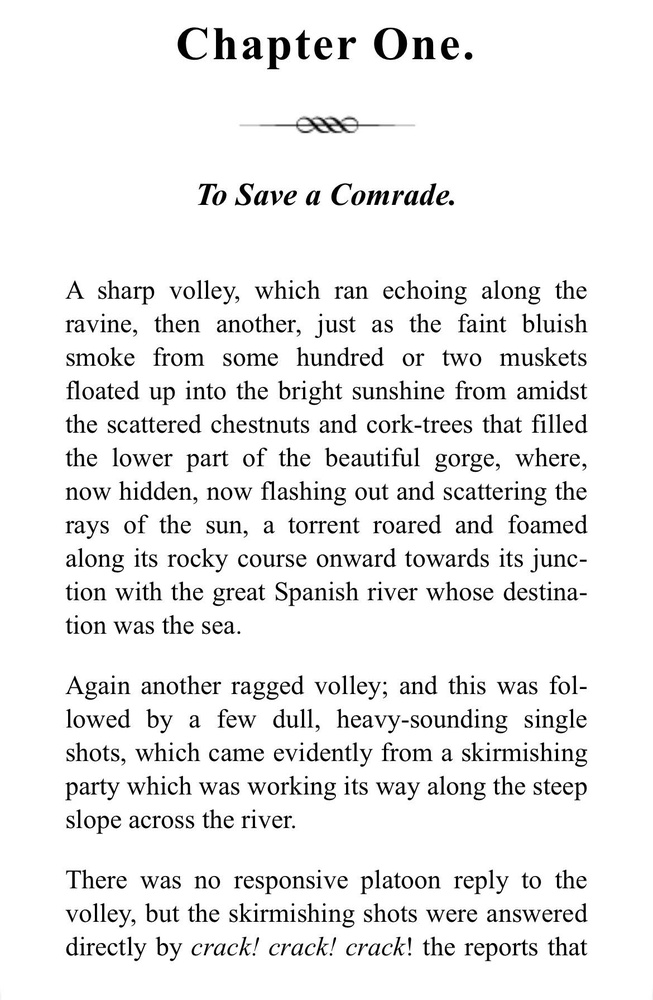
#> input picture IMAGE_TO_TEXT/page_1.jpg, 653 x 1000 px, shrunk from 1170 x 1791 before the run
$ python italic.py
#> lines starting #> are read from the running program, lines starting #| are printed output that depends on the picture; after the words box and inside, x2 and y2 are one past the last pixel; in counts of white or black regions, pixels touching at a corner belong together; long printed decimals are rounded
import cv2
import pytesseract

def get_skew_ratio(image):
    """
    Returns the skew ratio of the image.
    """
    # Convert to grayscale
    gray = cv2.cvtColor(image, cv2.COLOR_BGR2GRAY)

    # Invert the image
    gray = 255 - gray

    # Apply threshold to get image with only black and white
    _, thresh = cv2.threshold(gray, 0, 255, cv2.THRESH_BINARY | cv2.THRESH_OTSU)

    # Find all the contours in the image
    contours, _ = cv2.findContours(thresh, cv2.RETR_LIST, cv2.CHAIN_APPROX_SIMPLE)

    # Calculate skewness
    total = 0
    for contour in contours:
        total += cv2.contourArea(contour)

    return total / (image.shape[0] * image.shape[1])

# Load the image
image = cv2.imread('page_1.jpg')
#> image is the input picture: shape (1000, 653, 3); min 0, max 255, mean 237.6

# Convert the image to grayscale
gray = cv2.cvtColor(image, cv2.COLOR_BGR2GRAY)

# Apply threshold to convert to binary
_, binary = cv2.threshold(gray, 0, 255, cv2.THRESH_BINARY_INV | cv2.THRESH_OTSU)
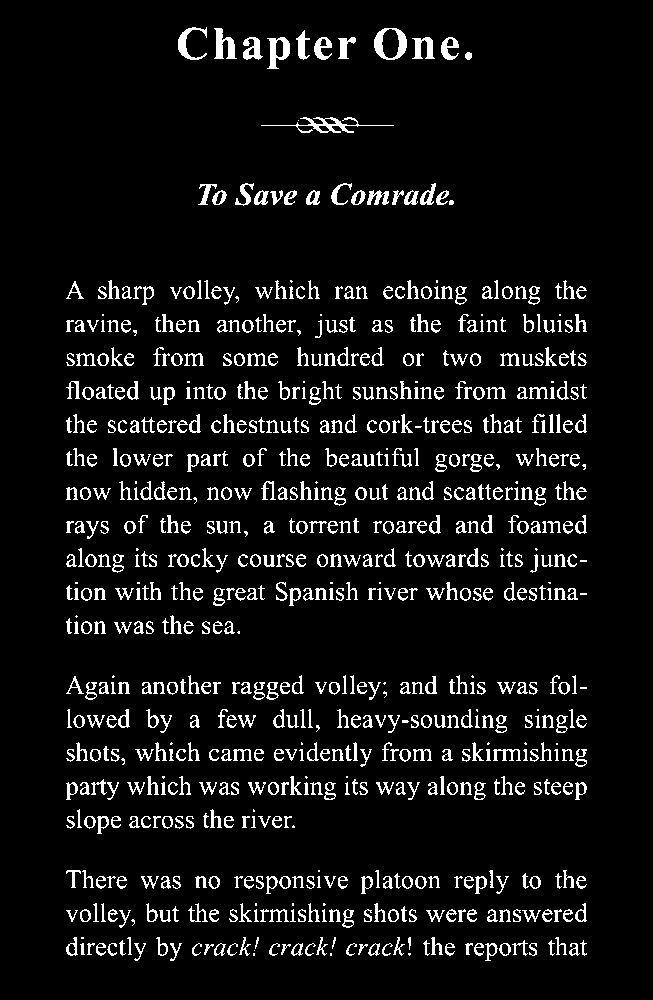
#> binary: shape (1000, 653); 7.3% white in thin lines or dots, all inside (x1, y1, x2, y2) = (66, 27, 587, 961)

# Find contours
contours, _ = cv2.findContours(binary, cv2.RETR_EXTERNAL, cv2.CHAIN_APPROX_SIMPLE)
#> contours = 761 contours, 131 with area under 20; largest, box (x1, y1, x2, y2) and area: (374, 28, 407, 60) 814, (267, 37, 290, 69) 424, (261, 117, 394, 133) 369, (214, 28, 237, 59) 310, (178, 27, 207, 60) 254

# Iterate over contours

print("Number of characters in image: ", len(contours))
#| Number of characters in image:  761

skew_list = []
for contour in contours:
    # Filter out small contours
    if cv2.contourArea(contour) > 50:
        # Calculate bounding rectangle
        x, y, w, h = cv2.boundingRect(contour)


        # Extract character region
        character = image[y:y+h, x:x+w]

        skew_value = get_skew_ratio(character)
        if skew_value > 1:
            # draw red bounding rectange
            cv2.rectangle(image, (x, y), (x+w, y+h), (0, 0, 255), 2)


        skew_list.append(get_skew_ratio(image[y:y+h, x:x+w]))
#> this loop made 761 passes
#> (x, y, w, h, skew_value) on passes 22, 36: (214, 943, 12, 13, 0.16), (431, 937, 12, 18, 0.28)
#> (x, y, w, h, skew_value) on passes 8, 10, 11, 16, 19, 43: (569, 943, 11, 13, 0.552), (499, 943, 12, 13, 1.08), (485, 943, 13, 18, 0.699), (368, 943, 12, 13, 0.878), (291, 943, 12, 13, 0.885), (156, 937, 12, 19, 0.702)
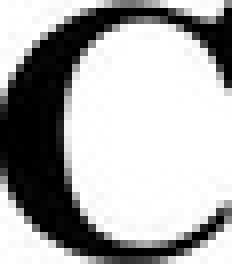
#> character: shape (33, 29, 3) (shown 8 times larger); min 0, max 255, mean 172.3
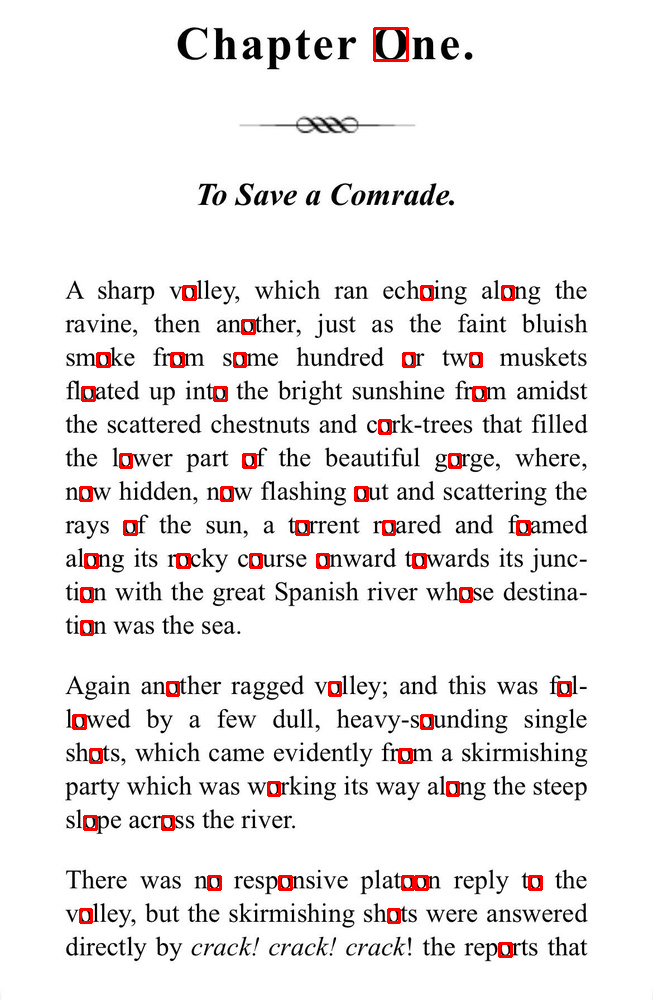
#> image: shape (1000, 653, 3); 1.15% of pixels changed, all inside (x1, y1, x2, y2) = (72, 27, 572, 958)
#> after the loop, skew_list = 234 values, max 1.45 at index 231, min 0.143 at index 17, mean 0.701


# save the image
cv2.imwrite('italic.jpg',image)
cv2.waitKey(0)
cv2.destroyAllWindows()

print(skew_list)
#| [0.5524, 1.301, 0.6987, 0.8782, 0.8846, 0.1603, 0.2801, 0.7018, 0.7675, 0.5699, 1.325, 0.8487, 0.3333, 0.1769, 1.325, 0.7632, 0.1842, 0.1434, 0.7018, 1.279, 0.8102, 1.288, 1.301, 0.5808, 0.8148
